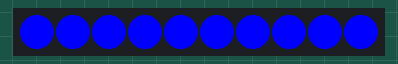
Recording of a sketch running on a simulated Arduino Uno, built with avr-gcc and run on an emulated ATmega328P. On the bench: 10 RGB LEDs in strip order, left to right.

Above: at 1.93 s.
At 9.26 s:
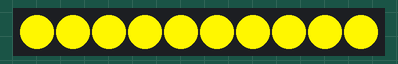
At 15.95 s:
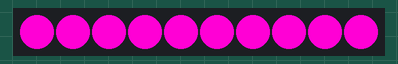
At 22.65 s:
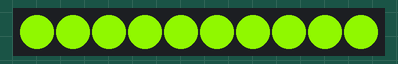
At 39.91 s:
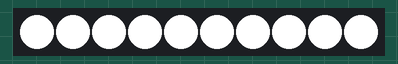

The sketch:

pikapika.ino
```cpp
#include "FastLED.h"
#define NUM_LEDS 10 //LEDの数
CRGB leds[NUM_LEDS];
#define PIN 0 //LEDのDINを接続しているマイコンボードのピン

void setup()
{
  FastLED.addLeds<WS2811, PIN, GRB>(leds, NUM_LEDS).setCorrection( TypicalLEDStrip );
}

// *** REPLACE FROM HERE ***
void loop() {
  // ---> here we call the effect function <---

//点滅（フェードイン）
FadeInOut(0x00, 0x00, 0xff); // blue 0x0000ff

//点滅（ストロボ)
Strobe(0x00, 0x00, 0xff, 5, 50, 1000); // blue 0x0000ff

FadeInOut(0xff, 0xff, 0xff); // white
Strobe(0xff, 0xff, 0xff, 5, 50, 1000);

FadeInOut(0xff, 0xf7, 0x00); // yellow
Strobe(0xff, 0xf7, 0x00, 5, 50, 1000);

FadeInOut(0xff, 0xff, 0xff); // white
Strobe(0xff, 0xff, 0xff, 5, 50, 1000);

FadeInOut(0xff, 0x00, 0xd5); // pink
Strobe(0xff, 0x00, 0xd5, 5, 50, 1000);

FadeInOut(0xff, 0xff, 0xff); // white
Strobe(0xff, 0xff, 0xff, 5, 50, 1000);

FadeInOut(0x86, 0xe6, 0x00); // yellowgreen
Strobe(0x86, 0xe6, 0x00, 5, 50, 1000);

FadeInOut(0xff, 0xff, 0xff); // white
Strobe(0xff, 0xff, 0xff, 5, 50, 1000);

}

// ---> here we define the effect function <---
// *** REPLACE TO HERE ***
void Strobe(byte red, byte green, byte blue, int StrobeCount, int FlashDelay, int EndPause){
  for(int j = 0; j < StrobeCount; j++) {
    setAll(red,green,blue);
    showStrip();
    delay(FlashDelay);
    setAll(0,0,0);
    showStrip();
    delay(FlashDelay);
  }

 delay(EndPause);
}


void FadeInOut(byte red, byte green, byte blue){
  float r, g, b;

  for(int k = 0; k < 256; k=k+1) {
    r = (k/256.0)*red;
    g = (k/256.0)*green;
    b = (k/256.0)*blue;
    setAll(r,g,b);
    showStrip();
  }

  for(int k = 255; k >= 0; k=k-2) {
    r = (k/256.0)*red;
    g = (k/256.0)*green;
    b = (k/256.0)*blue;
    setAll(r,g,b);
    showStrip();
  }
}


void showStrip() {
 #ifdef ADAFRUIT_NEOPIXEL_H
   // NeoPixel
   strip.show();
 #endif
 #ifndef ADAFRUIT_NEOPIXEL_H
   // FastLED
   FastLED.show();
 #endif
}

void setPixel(int Pixel, byte red, byte green, byte blue) {
 #ifdef ADAFRUIT_NEOPIXEL_H
   // NeoPixel
   strip.setPixelColor(Pixel, strip.Color(red, green, blue));
 #endif
 #ifndef ADAFRUIT_NEOPIXEL_H
   // FastLED
   leds[Pixel].r = red;
   leds[Pixel].g = green;
   leds[Pixel].b = blue;
 #endif
}

void setAll(byte red, byte green, byte blue) {
  for(int i = 0; i < NUM_LEDS; i++ ) {
    setPixel(i, red, green, blue);
  }
  showStrip();
}
```
